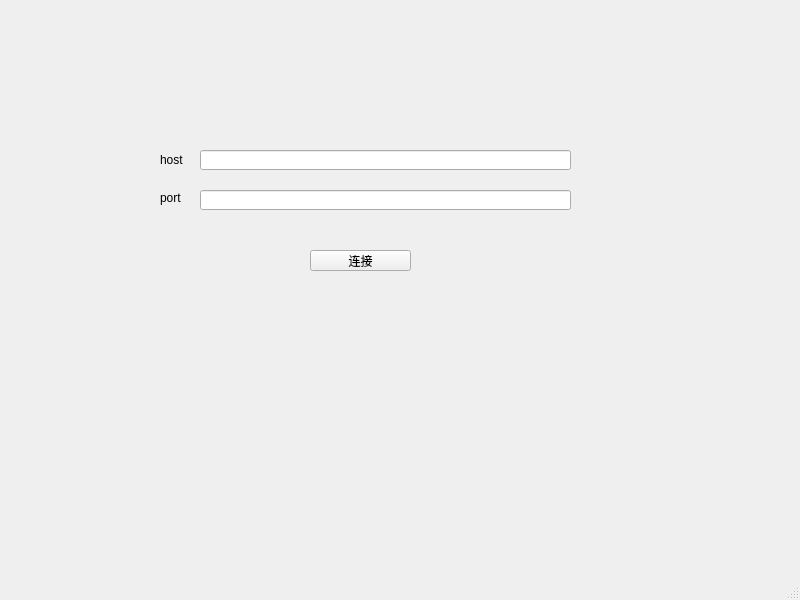
<?xml version="1.0" encoding="UTF-8"?>
<ui version="4.0">
 <class>ConnectWindow</class>
 <widget class="QMainWindow" name="ConnectWindow">
  <property name="geometry">
   <rect>
    <x>0</x>
    <y>0</y>
    <width>800</width>
    <height>600</height>
   </rect>
  </property>
  <property name="windowTitle">
   <string>MainWindow</string>
  </property>
  <widget class="QWidget" name="centralwidget">
   <widget class="QLineEdit" name="lineEdit">
    <property name="geometry">
     <rect>
      <x>200</x>
      <y>190</y>
      <width>371</width>
      <height>20</height>
     </rect>
    </property>
   </widget>
   <widget class="QLineEdit" name="lineEdit_2">
    <property name="geometry">
     <rect>
      <x>200</x>
      <y>150</y>
      <width>371</width>
      <height>20</height>
     </rect>
    </property>
   </widget>
   <widget class="QLabel" name="label">
    <property name="geometry">
     <rect>
      <x>160</x>
      <y>150</y>
      <width>41</width>
      <height>20</height>
     </rect>
    </property>
    <property name="text">
     <string>host</string>
    </property>
   </widget>
   <widget class="QLabel" name="label_2">
    <property name="geometry">
     <rect>
      <x>160</x>
      <y>190</y>
      <width>40</width>
      <height>16</height>
     </rect>
    </property>
    <property name="text">
     <string>port</string>
    </property>
   </widget>
   <widget class="QPushButton" name="pushButton">
    <property name="geometry">
     <rect>
      <x>310</x>
      <y>250</y>
      <width>101</width>
      <height>21</height>
     </rect>
    </property>
    <property name="text">
     <string>连接</string>
    </property>
   </widget>
  </widget>
  <widget class="QMenuBar" name="menubar">
   <property name="geometry">
    <rect>
     <x>0</x>
     <y>0</y>
     <width>800</width>
     <height>17</height>
    </rect>
   </property>
  </widget>
  <widget class="QStatusBar" name="statusbar"/>
 </widget>
 <resources/>
 <connections/>
</ui>
